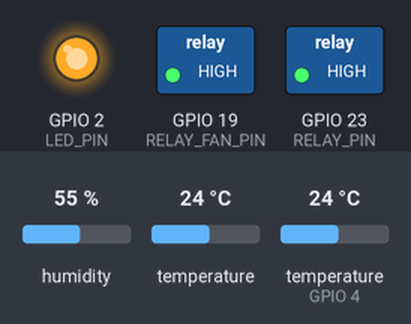
Recording of a sketch running on a simulated ESP32. On the bench: switched loads named in the sketch (green lamp = pin HIGH), output pins drawn as LEDs (lit = HIGH). The test bench sets the inputs (shaded band); at power-on: humidity 55 %, temperature 24 °C, temperature (sensor on GPIO 4) 24 °C. Nothing arrives over Bluetooth unless stated; a phone connects over Bluetooth LE 3 s after start; what the sketch prints to the serial monitor is not drawn.

Above: at 4.2 s.
4.3 s: humidity set to 73 %
8.3 s: humidity set to 76 %
At 11.7 s:
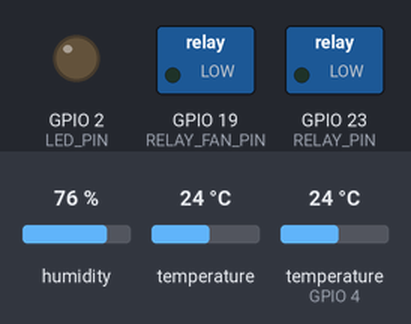
12.3 s: humidity set to 22 %
At 16.0 s:
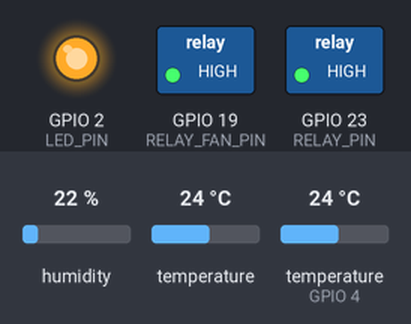
Timing chart, 0 to 17.3 s (numbered marks = the images above; inputs shaded):
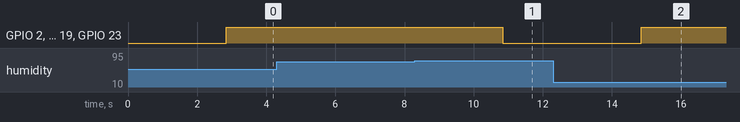

The sketch:

hadddddd333333.ino
```cpp
#include <Arduino.h>
#include <Wire.h>
#include <Adafruit_SHT31.h>
#include <OneWire.h>
#include <DallasTemperature.h>
#include <BLEDevice.h>
#include <BLEServer.h>
#include <BLEUtils.h>
#include <BLE2902.h>
#include <ArduinoJson.h>

// =====================================================
// PIN & DEVICE CONFIG
// =====================================================
#define RELAY_PIN       23   // ขาสำหรับต่อโมดูลรีเลย์พ่นหมอก
#define RELAY_FAN_PIN   19   // ขาสำหรับต่อโมดูลรีเลย์พัดลม (ทำงานพร้อมกับพ่นหมอก ตามความชื้นเดียวกัน)
#define LED_PIN         2    // ขาไฟ LED ติดบอร์ด ESP32 (GPIO 2)
#define ONE_WIRE_BUS    4    // ขาสำหรับ DS18B20 (โพรบวัดอุณหภูมิเห็ด)

// SHT31 สองตัวอยู่บน I2C บัสเดียวกัน ต้องคนละ Address:
//   - ตัวใน (ในตู้)  : ขา ADDR ต่อ GND (หรือปล่อยลอย) -> address 0x44 (ค่า default)
//   - ตัวนอก (รอบตู้) : ขา ADDR ต่อ VDD (3.3V)          -> address 0x45
#define SHT31_IN_ADDRESS   0x44
#define SHT31_OUT_ADDRESS  0x45

// =====================================================
// BLE UUIDs
// =====================================================
#define BLE_NAME        "ESP32_MUSHROOM"
#define SERVICE_UUID    "d4a10000-1000-4bbb-9000-00a1b2c3d4e5"
#define CHAR_TELEMETRY  "d4a10001-1000-4bbb-9000-00a1b2c3d4e5"
#define CHAR_CONFIG     "d4a10002-1000-4bbb-9000-00a1b2c3d4e5"

// =====================================================
// SENSORS & GLOBALS
// =====================================================
Adafruit_SHT31 sht31In  = Adafruit_SHT31();  // วัดในตู้
Adafruit_SHT31 sht31Out = Adafruit_SHT31();  // วัดภายนอกตู้ (อ้างอิง)
OneWire oneWire(ONE_WIRE_BUS);
DallasTemperature ds18b20(&oneWire);

bool sht31InOk = false;
bool sht31OutOk = false;

BLEServer* pServer = NULL;
BLECharacteristic* pCharTelemetry = NULL;
BLECharacteristic* pCharConfig = NULL;
bool deviceConnected = false;

// ตัวแปรเก็บค่าเซนเซอร์และการตั้งค่า
float currentHum = 0.0;      // ความชื้นในตู้
float currentTAir = 0.0;     // อุณหภูมิอากาศในตู้
float currentTSoil = 0.0;    // อุณหภูมิเห็ด (DS18B20)
float currentTAirOut = 0.0;  // อุณหภูมิอากาศภายนอกตู้
float currentHumOut = 0.0;   // ความชื้นภายนอกตู้
bool isMistOn = false;
float targetHum = 75.0; // ค่าความชื้นเป้าหมายเริ่มต้น (%) — ใช้ค่าความชื้น "ในตู้" ควบคุมพ่นหมอก

// =====================================================
// FUNCTION CONTROLS
// =====================================================
void turnOnMist() {
  digitalWrite(RELAY_PIN, HIGH);      // เปิด Relay พ่นหมอก
  digitalWrite(RELAY_FAN_PIN, HIGH);  // เปิด Relay พัดลม (ทำงานพร้อมกัน)
  digitalWrite(LED_PIN, HIGH);        // เปิดไฟ LED บนบอร์ด
  isMistOn = true;
}

void turnOffMist() {
  digitalWrite(RELAY_PIN, LOW);      // ปิด Relay พ่นหมอก
  digitalWrite(RELAY_FAN_PIN, LOW);  // ปิด Relay พัดลม (ทำงานพร้อมกัน)
  digitalWrite(LED_PIN, LOW);        // ปิดไฟ LED บนบอร์ด
  isMistOn = false;
}

// =====================================================
// BLE CALLBACKS
// =====================================================
class MyServerCallbacks: public BLEServerCallbacks {
    void onConnect(BLEServer* pServer) {
      deviceConnected = true;
      Serial.println("BLE: Connected");
    }
    void onDisconnect(BLEServer* pServer) {
      deviceConnected = false;
      Serial.println("BLE: Disconnected");
      pServer->startAdvertising();
    }
};

class ConfigCallbacks: public BLECharacteristicCallbacks {
    void onWrite(BLECharacteristic *pCharacteristic) {
      String rxValue = pCharacteristic->getValue();
      if (rxValue.length() > 0) {
        Serial.println("Received Config Data:");
        Serial.println(rxValue);

        StaticJsonDocument<128> doc;
        DeserializationError error = deserializeJson(doc, rxValue);

        if (error) {
          Serial.print("deserializeJson() failed: ");
          Serial.println(error.c_str());
          return;
        }

        if (doc.containsKey("targetHum")) {
          targetHum = doc["targetHum"];
          Serial.printf("Updated TargetHum: %.1f%%\n", targetHum);
        }
      }
    }
};

// =====================================================
// SETUP
// =====================================================
void setup() {
    Serial.begin(115200);
    delay(1000);

    pinMode(RELAY_PIN, OUTPUT);
    pinMode(RELAY_FAN_PIN, OUTPUT);
    pinMode(LED_PIN, OUTPUT);
    turnOffMist();

    Serial.println("================================");
    Serial.println(" SHT31 x2 + DS18B20 + BLE Control");
    Serial.println("================================");

    if (!sht31In.begin(SHT31_IN_ADDRESS)) {
        Serial.println("ERROR: Couldn't find SHT31 (ในตู้, 0x44)!");
        sht31InOk = false;
    } else {
        Serial.println("SHT31 ในตู้ (0x44): OK");
        sht31InOk = true;
    }

    if (!sht31Out.begin(SHT31_OUT_ADDRESS)) {
        Serial.println("ERROR: Couldn't find SHT31 (นอกตู้, 0x45)! ตรวจสอบว่าต่อขา ADDR เข้า VDD แล้วหรือยัง");
        sht31OutOk = false;
    } else {
        Serial.println("SHT31 นอกตู้ (0x45): OK");
        sht31OutOk = true;
    }

    ds18b20.begin();

    // BLE Setup
    BLEDevice::init(BLE_NAME);
    pServer = BLEDevice::createServer();
    pServer->setCallbacks(new MyServerCallbacks());

    BLEService *pService = pServer->createService(SERVICE_UUID);

    pCharTelemetry = pService->createCharacteristic(
                       CHAR_TELEMETRY,
                       BLECharacteristic::PROPERTY_NOTIFY
                     );
    pCharTelemetry->addDescriptor(new BLE2902());

    pCharConfig = pService->createCharacteristic(
                      CHAR_CONFIG,
                      BLECharacteristic::PROPERTY_READ |
                      BLECharacteristic::PROPERTY_WRITE
                    );
    pCharConfig->setCallbacks(new ConfigCallbacks());

    // ส่งค่า Initial Config
    StaticJsonDocument<128> cfgDoc;
    cfgDoc["targetHum"] = targetHum;
    String cfgStr;
    serializeJson(cfgDoc, cfgStr);
    pCharConfig->setValue(cfgStr.c_str());

    pService->start();
    BLEAdvertising *pAdvertising = BLEDevice::getAdvertising();
    pAdvertising->addServiceUUID(SERVICE_UUID);
    pServer->getAdvertising()->start();

    Serial.println("BLE Started. Waiting for connections...");
}

// =====================================================
// LOOP
// =====================================================
void loop() {
    static unsigned long lastReadTime = 0;
    unsigned long currentMillis = millis();

    // อ่านค่าเซนเซอร์ทุก 2 วินาที
    if (currentMillis - lastReadTime >= 2000) {
        lastReadTime = currentMillis;

        currentTAir = sht31In.readTemperature();
        currentHum = sht31In.readHumidity();

        currentTAirOut = sht31Out.readTemperature();
        currentHumOut = sht31Out.readHumidity();

        ds18b20.requestTemperatures();
        currentTSoil = ds18b20.getTempCByIndex(0);

        if (isnan(currentTAir)) currentTAir = 0;
        if (isnan(currentHum)) currentHum = 0;
        if (isnan(currentTAirOut)) currentTAirOut = 0;
        if (isnan(currentHumOut)) currentHumOut = 0;
        if (currentTSoil == DEVICE_DISCONNECTED_C) currentTSoil = 0;

        Serial.printf("In: %.1fC/%.1f%% | Out: %.1fC/%.1f%% | Mushroom: %.1fC | Target: %.1f%% | Mist: %s\n",
                      currentTAir, currentHum, currentTAirOut, currentHumOut, currentTSoil, targetHum, isMistOn ? "ON" : "OFF");

        if (deviceConnected) {
            StaticJsonDocument<256> doc;
            doc["h"] = currentHum;
            doc["tAir"] = currentTAir;
            doc["tSoil"] = currentTSoil;
            doc["tAirOut"] = currentTAirOut;
            doc["hOut"] = currentHumOut;
            doc["mist"] = isMistOn;
            doc["fan"] = isMistOn;   // พัดลมทำงานพร้อมกับพ่นหมอกเสมอ

            String jsonString;
            serializeJson(doc, jsonString);

            pCharTelemetry->setValue(jsonString.c_str());
            pCharTelemetry->notify();
        }
    }

    // ระบบควบคุม: ต่ำกว่า targetHum เปิดพ่น / เท่ากับหรือมากกว่า targetHum ปิดพ่น
    if (currentHum < targetHum && currentHum > 0) {
        if (!isMistOn) turnOnMist();
    } else if (currentHum >= targetHum) {
        if (isMistOn) turnOffMist();
    }
}
```

Measured:
- the behaviour switches between 74 and 75 % on humidity (found by bisection; images 0 and 1)
- after the input at 4.3 s, every drawn part: stays the same
- after the input at 8.3 s, GPIO 2 (LED_PIN), GPIO 19 (RELAY_FAN_PIN), GPIO 23 (RELAY_PIN): HIGH → LOW after 2.5 s
- after the input at 12.3 s, GPIO 2 (LED_PIN), GPIO 19 (RELAY_FAN_PIN), GPIO 23 (RELAY_PIN): LOW → HIGH after 2.5 s
